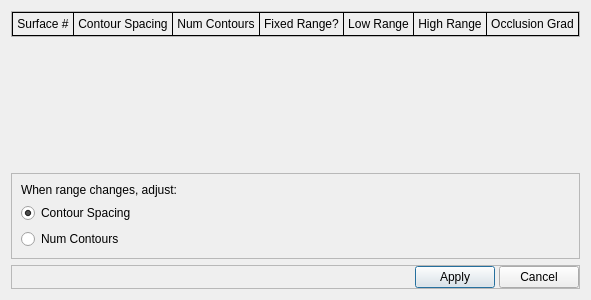
<?xml version="1.0" encoding="UTF-8"?>
<ui version="4.0">
 <class>ContourDialog</class>
 <widget class="QDialog" name="ContourDialog">
  <property name="geometry">
   <rect>
    <x>0</x>
    <y>0</y>
    <width>550</width>
    <height>300</height>
   </rect>
  </property>
  <property name="windowTitle">
   <string>Contour Spacing</string>
  </property>
  <property name="styleSheet">
   <string notr="true"/>
  </property>
  <property name="modal">
   <bool>true</bool>
  </property>
  <layout class="QVBoxLayout" name="verticalLayout">
   <item>
    <widget class="QFrame" name="headerFrame">
     <property name="styleSheet">
      <string notr="true">#surfHeaderLabel, #occlusionLabel, #lowHeaderLabel, #highHeaderLabel, #fixedHeaderLabel, #numHeaderLabel, #spacingHeaderLabel {
padding: 4px;
border: 1px solid black;
border-left-width: 0px;
}

#surfHeaderLabel {
border-left-width: 1px;
}

</string>
     </property>
     <property name="frameShape">
      <enum>QFrame::StyledPanel</enum>
     </property>
     <property name="frameShadow">
      <enum>QFrame::Raised</enum>
     </property>
     <layout class="QGridLayout" name="gridLayout">
      <property name="margin">
       <number>0</number>
      </property>
      <property name="spacing">
       <number>0</number>
      </property>
      <item row="0" column="0">
       <widget class="QLabel" name="surfHeaderLabel">
        <property name="frameShape">
         <enum>QFrame::NoFrame</enum>
        </property>
        <property name="frameShadow">
         <enum>QFrame::Plain</enum>
        </property>
        <property name="text">
         <string>Surface #</string>
        </property>
        <property name="alignment">
         <set>Qt::AlignCenter</set>
        </property>
       </widget>
      </item>
      <item row="0" column="5">
       <widget class="QLabel" name="highHeaderLabel">
        <property name="frameShape">
         <enum>QFrame::NoFrame</enum>
        </property>
        <property name="frameShadow">
         <enum>QFrame::Plain</enum>
        </property>
        <property name="text">
         <string>High Range</string>
        </property>
        <property name="alignment">
         <set>Qt::AlignCenter</set>
        </property>
       </widget>
      </item>
      <item row="0" column="6">
       <widget class="QLabel" name="occlusionLabel">
        <property name="frameShape">
         <enum>QFrame::NoFrame</enum>
        </property>
        <property name="frameShadow">
         <enum>QFrame::Plain</enum>
        </property>
        <property name="text">
         <string>Occlusion Grad</string>
        </property>
        <property name="alignment">
         <set>Qt::AlignCenter</set>
        </property>
       </widget>
      </item>
      <item row="0" column="4">
       <widget class="QLabel" name="lowHeaderLabel">
        <property name="frameShape">
         <enum>QFrame::NoFrame</enum>
        </property>
        <property name="frameShadow">
         <enum>QFrame::Plain</enum>
        </property>
        <property name="text">
         <string>Low Range</string>
        </property>
        <property name="alignment">
         <set>Qt::AlignCenter</set>
        </property>
       </widget>
      </item>
      <item row="0" column="3">
       <widget class="QLabel" name="fixedHeaderLabel">
        <property name="frameShape">
         <enum>QFrame::NoFrame</enum>
        </property>
        <property name="frameShadow">
         <enum>QFrame::Plain</enum>
        </property>
        <property name="text">
         <string>Fixed Range?</string>
        </property>
        <property name="alignment">
         <set>Qt::AlignCenter</set>
        </property>
       </widget>
      </item>
      <item row="0" column="2">
       <widget class="QLabel" name="numHeaderLabel">
        <property name="frameShape">
         <enum>QFrame::NoFrame</enum>
        </property>
        <property name="frameShadow">
         <enum>QFrame::Plain</enum>
        </property>
        <property name="text">
         <string>Num Contours</string>
        </property>
        <property name="alignment">
         <set>Qt::AlignCenter</set>
        </property>
       </widget>
      </item>
      <item row="0" column="1">
       <widget class="QLabel" name="spacingHeaderLabel">
        <property name="frameShape">
         <enum>QFrame::NoFrame</enum>
        </property>
        <property name="frameShadow">
         <enum>QFrame::Plain</enum>
        </property>
        <property name="text">
         <string>Contour Spacing</string>
        </property>
        <property name="alignment">
         <set>Qt::AlignCenter</set>
        </property>
       </widget>
      </item>
     </layout>
    </widget>
   </item>
   <item>
    <spacer name="verticalSpacer">
     <property name="orientation">
      <enum>Qt::Vertical</enum>
     </property>
     <property name="sizeHint" stdset="0">
      <size>
       <width>20</width>
       <height>40</height>
      </size>
     </property>
    </spacer>
   </item>
   <item>
    <widget class="QFrame" name="frame_2">
     <property name="frameShape">
      <enum>QFrame::StyledPanel</enum>
     </property>
     <property name="frameShadow">
      <enum>QFrame::Raised</enum>
     </property>
     <layout class="QVBoxLayout" name="verticalLayout_2">
      <item>
       <widget class="QLabel" name="label">
        <property name="text">
         <string>When range changes, adjust:</string>
        </property>
       </widget>
      </item>
      <item>
       <widget class="QRadioButton" name="contSpacingRadioButton">
        <property name="text">
         <string>Contour Spacing</string>
        </property>
        <property name="checked">
         <bool>true</bool>
        </property>
       </widget>
      </item>
      <item>
       <widget class="QRadioButton" name="numContsRadioButton">
        <property name="text">
         <string>Num Contours</string>
        </property>
       </widget>
      </item>
     </layout>
    </widget>
   </item>
   <item>
    <widget class="QFrame" name="frame">
     <property name="frameShape">
      <enum>QFrame::StyledPanel</enum>
     </property>
     <property name="frameShadow">
      <enum>QFrame::Raised</enum>
     </property>
     <layout class="QHBoxLayout" name="horizontalLayout">
      <property name="spacing">
       <number>4</number>
      </property>
      <property name="margin">
       <number>0</number>
      </property>
      <item>
       <spacer name="horizontalSpacer">
        <property name="orientation">
         <enum>Qt::Horizontal</enum>
        </property>
        <property name="sizeHint" stdset="0">
         <size>
          <width>40</width>
          <height>20</height>
         </size>
        </property>
       </spacer>
      </item>
      <item>
       <widget class="QPushButton" name="applyButton">
        <property name="text">
         <string>Apply</string>
        </property>
       </widget>
      </item>
      <item>
       <widget class="QPushButton" name="cancelButton">
        <property name="text">
         <string>Cancel</string>
        </property>
       </widget>
      </item>
     </layout>
    </widget>
   </item>
  </layout>
 </widget>
 <resources/>
 <connections/>
</ui>
